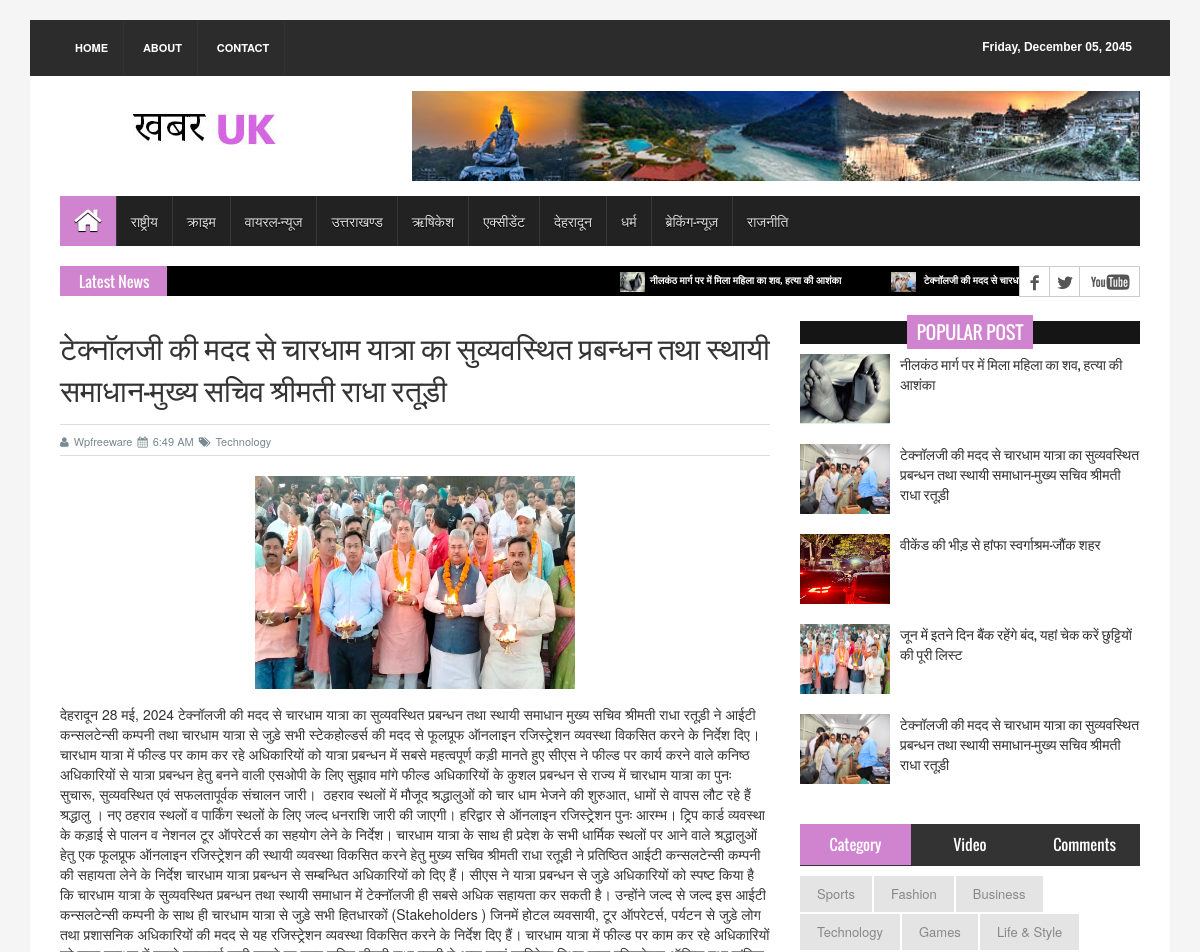
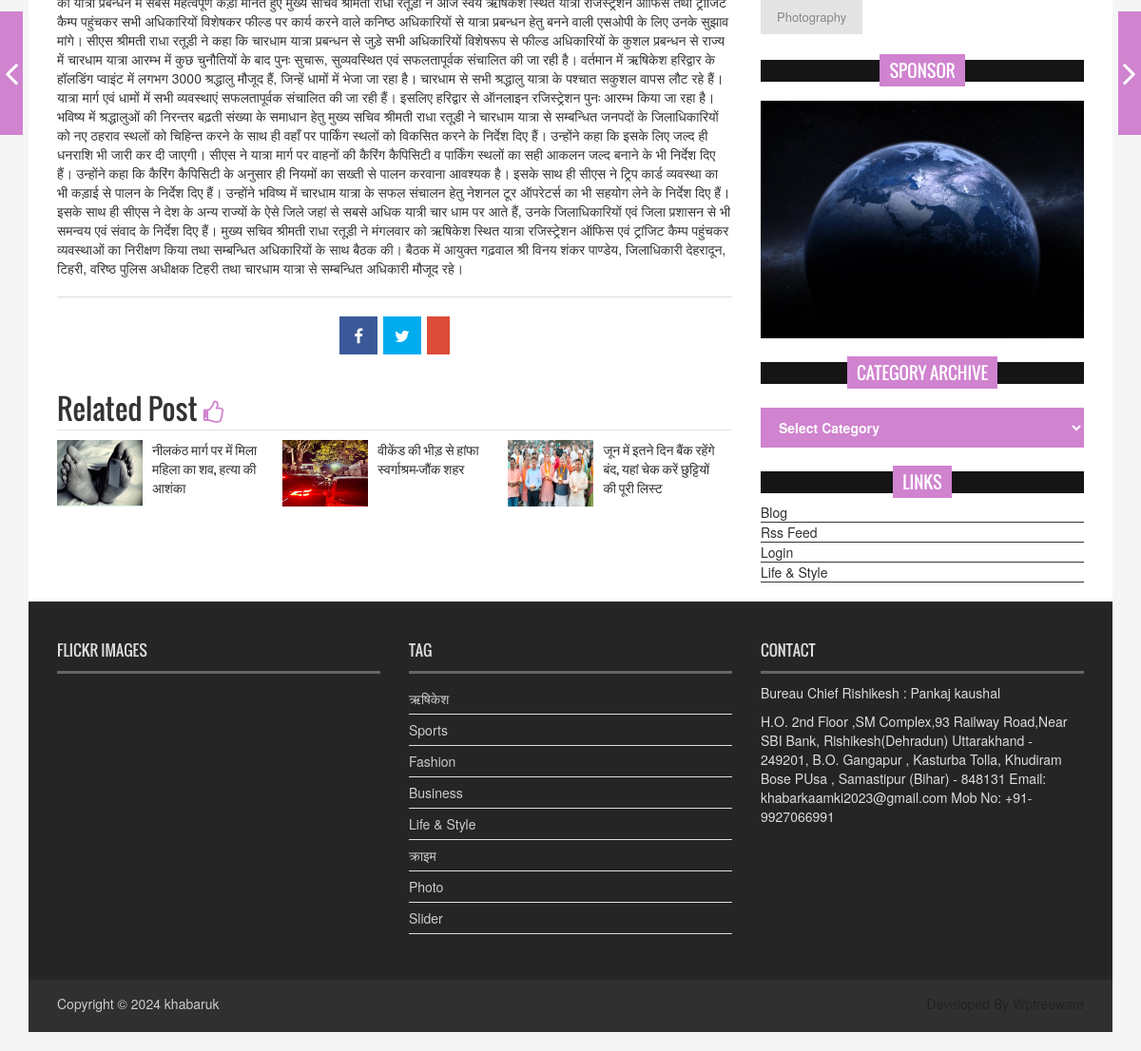
/2, run on the app's committed database (2 pictures, top to bottom).
### tables this page shows
CREATE TABLE `tbl_menu` (
  `id` int(11) NOT NULL,
  `title` varchar(50) NOT NULL,
  `url` varchar(50) NOT NULL,
  `is_submenu` enum('0','1') NOT NULL,
  `is_active` enum('1','0') NOT NULL
);

CREATE TABLE `tbl_news` (
  `id` int(11) NOT NULL,
  `title` varchar(200) NOT NULL,
  `description` text NOT NULL,
  `date` date DEFAULT NULL,
  `small_image_url` varchar(50) NOT NULL,
  `large_image_url` varchar(50) NOT NULL,
  `category` enum('1','2','3','4','5','6','7','8','9','10') NOT NULL,
  `is_active` enum('0','1') NOT NULL,
  `is_delete` enum('0','1') NOT NULL
);

### include/connection.php (called while the page is built, shortened)
<?php
class connect
{
	function runQuery($sql){
		$servername = "localhost";
		$username = "root";
		$password = "";
		$dbname = "khabar_uk";
		$conn = mysqli_connect($servername, $username, $password, $dbname);
		return mysqli_query($conn, $sql);
	}
}
?>

### include/common.php (called while the page is built, shortened)
<?php
require_once 'classes.php';
$admin = new admin();
?>

### include/classes.php (the view, shortened to what this page needs)
<?php require_once 'connection.php';
class admin
{
	function getMenus()
	{
		$sql = "CALL getMenus()";
		$ret = $this->query($sql);
		if(isset($_GET['tabId'])){
			$tabClickId = $_GET['tabId'];
		}else{
			$tabClickId = 0;
		}
		while($row = $this->fetcharray($ret)) {
			echo $tabClickId && $tabClickId == $row['id'] ? '<li class="active">' : '<li>';
			echo '<a href="' . $row['id'] . '">' . $row['title'] . '</a>';
			echo '</li>';
		}
	}
	function getPostDetails()
	{
		$sql = "CALL getPostDetails(" . $_GET['postId'] .")";
		$ret = $this->query($sql);
		while($row = $this->fetcharray($ret)) {
			echo '<h1>' . $row['title'] . '</h1>';
			echo '<div class="post_commentbox">';
			echo '<a href="#"><i class="fa fa-user"></i>Wpfreeware</a>';
			echo '<span>';
			echo '<i class="fa fa-calendar"></i>6:49 AM';
			echo '</span>';
			echo '<a href="#">';
			echo '<i class="fa fa-tags"></i>Technology';
			echo '</a>';
			echo '</div>';
			echo '<div class="single_page_content">';
			echo '<img class="img-center" src="assets/images/' . $row['small_image_url'] . '" alt="">';
			echo $row['description'];
			echo '</div>';
		}
	}
	function getPostMediaShare()
	{
		$sql = "CALL getPostDetails(" . $_GET['postId'] .")";
		$ret = $this->query($sql);
		while($row = $this->fetcharray($ret)) {
			echo '<li><a target="_blank" href="#"><i class="fa fa-facebook"></i></a></li>';
			echo '<li><a target="_blank" href="#"><i class="fa fa-twitter"></i></a></li>';
			echo '<li><a target="_blank" href="https://api.whatsapp.com/send?text=' .  $row['title'] . '"><i class="fa fa-whatsapp"></i></a></li>';
		}
	}
	function getLatestNews()
	{
		$latestNewsCatagory = 2;
		$sql = "CALL getLatestNews(" . $latestNewsCatagory . ")";
		$ret = $this->query($sql);
		while($row = $this->fetcharray($ret)) {
		echo '<li>';
			echo '<a href="">';
				echo '<img src="assets/images/' . $row['large_image_url'] . '" alt="">';
				echo $row['title'];
				echo '</a>';
			echo '</li>';
		}
	}
	function getLatestPost($latestNewsCatagory)
	{
		$sql = "CALL getLatestNews(" . $latestNewsCatagory . ")";
		$ret = $this->query($sql);
		while($row = $this->fetcharray($ret)) {
			echo '<li>';
			echo '<div class="media">';
			echo '<a href="' . $row['id'] . '" class="media-left">';
			echo '<img src="assets/images/' . $row['large_image_url'] . '" alt="">';
			echo '</a>';
			echo '<div class="media-body">';
			echo '<a href="' . $row['id'] . '" class="catg_title">';
			echo $row['title'];
			echo '</a>';
			echo '</div>';
			echo '</div>';
			echo '</li>';
		}
	}
	function getRelatedPost($newsId)
	{
		$sql = "CALL getRelatedPost(" . $newsId . ")";
		return $this->query($sql);
	}
    function fetcharray($sql)
    {
    	return mysqli_fetch_array($sql);
    }
    function query($sql)
    {
		$connect = new connect();
		return $connect->runQuery($sql);
    }
}
?>

### pages/details-post.php (shortened to what this page needs)
<!DOCTYPE html>
<html>
<?php
    require_once '../include/common.php';
    require_once './header.php';
?>
<body>
    <div class="container">
        <header id="header">
            <div class="row">
                <div class="col-lg-12 col-md-12 col-sm-12">
                    <div class="header_top">
                        <div class="header_top_left">
                            <ul class="top_nav">
                                <li><a href="home">Home</a></li>
                                <li><a href="#">About</a></li>
                                <li><a href="contact.html">Contact</a></li>
                            </ul>
                        </div>
                        <div class="header_top_right">
                            <p id="pcurrentDate">Friday, December 05, 2045</p>
                        </div>
                    </div>
                </div>
                <div class="col-lg-12 col-md-12 col-sm-12">
                    <div class="header_bottom">
                        <div class="logo_area"><a href="home" class="logo"><img src="<?=URL?>/assets/images/logo.jpg"
                                    alt=""></a>
                        </div>
                        <div class="add_banner"><a href="#"><img src="<?=URL?>/assets/images/addbanner_728x90_V1.jpg"
                                    alt=""></a>
                        </div>
                    </div>
                </div>
            </div>
        </header>
        <?php include 'menu.php'; ?>
        <?php include 'latest-news.php'; ?>
        <section id="contentSection">
            <div class="row">
                <div class="col-lg-8 col-md-8 col-sm-8">
                    <div class="left_content">
                        <div class="single_page">
                            <?php $admin->getPostDetails(); ?>
                            <div class="social_link">
                                <ul class="sociallink_nav">
                                    <?php $admin->getPostMediaShare(); ?>
                                </ul>
                            </div>
                            <div class="related_post">
                                <h2>Related Post <i class="fa fa-thumbs-o-up"></i></h2>
                                <ul class="spost_nav wow fadeInDown animated">
                                    <?php
                                    $relatedPostTitleResult = $admin->getRelatedPost($_GET['postId']);
                                    while($row = $admin->fetcharray($relatedPostTitleResult)) {
                                        $rowId = $row['id'];
                                        $imageURL = $row['large_image_url'];
                                        $newsTitle = $row['title'];
                                    ?>
                                    <li>
                                        <div class="media">
                                            <a href="<?php echo $rowId ?>" class="media-left">
                                                <img src="<?=URL?>/assets/images/<?php echo $imageURL ?>" alt="">
                                            </a>
                                            <div class="media-body">
                                                <a href="<?php echo $row['id'] ?>" class="catg_title">
                                                    <?php echo $newsTitle ?>
                                                </a>
                                            </div>
                                        </div>
                                    </li>
                                    <?php
                                    }
                                ?>
                                </ul>
                            </div>
                        </div>
                    </div>
                </div>
                <nav class="nav-slit"> <a class="prev" href="#"> <span class="icon-wrap"><i
                                class="fa fa-angle-left"></i></span>
                    </a> <a class="next" href="#"> <span class="icon-wrap"><i class="fa fa-angle-right"></i></span>
                    </a> </nav>
                <div class="col-lg-4 col-md-4 col-sm-4">
                    <aside class="right_content">
                        <?php include 'popular-post.php' ?>
                        <div class="single_sidebar">
                            <ul class="nav nav-tabs" role="tablist">
                                <li role="presentation" class="active"><a href="#category" aria-controls="home"
                                        role="tab" data-toggle="tab">Category</a></li>
                                <li role="presentation"><a href="#video" aria-controls="profile" role="tab"
                                        data-toggle="tab">Video</a></li>
                                <li role="presentation"><a href="#comments" aria-controls="messages" role="tab"
                                        data-toggle="tab">Comments</a></li>
                            </ul>
                            <div class="tab-content">
                                <div role="tabpanel" class="tab-pane active" id="category">
                                    <ul>
                                        <li class="cat-item"><a href="#">Sports</a></li>
                                        <li class="cat-item"><a href="#">Fashion</a></li>
                                        <li class="cat-item"><a href="#">Business</a></li>
                                        <li class="cat-item"><a href="#">Technology</a></li>
                                        <li class="cat-item"><a href="#">Games</a></li>
                                        <li class="cat-item"><a href="#">Life &amp; Style</a></li>
                                        <li class="cat-item"><a href="#">Photography</a></li>
                                    </ul>
                                </div>
                            </div>
                        </div>
                        <div class="single_sidebar wow fadeInDown">
                            <h2><span>Sponsor</span></h2>
                            <a class="sideAdd" href="#"><img src="<?=URL?>/assets/images/add_img.jpg" alt=""></a>
                        </div>
                        <div class="single_sidebar wow fadeInDown">
                            <h2><span>Category Archive</span></h2>
                            <select class="catgArchive">
                                <option>Select Category</option>
                            </select>
                        </div>
                        <div class="single_sidebar wow fadeInDown">
                            <h2><span>Links</span></h2>
                            <ul>
                                <li><a href="#">Blog</a></li>
                                <li><a href="#">Rss Feed</a></li>
                                <li><a href="#">Login</a></li>
                                <li><a href="#">Life &amp; Style</a></li>
                            </ul>
                        </div>
                    </aside>
                </div>
            </div>
        </section>
        <?php include './footer.php' ?>
</body>
</html>

### assets/css/li-scroller.css (style rules this page uses)
ul.newsticker li { float:left; margin:0; padding:0 }
ul.newsticker a { white-space:nowrap; padding:0; color:#fff; margin:0 50px 0 0 }
ul.newsticker a > img { height:20px; margin-right:5px; width:25px }

### assets/css/theme.css (style rules this page uses)
.single_sidebar > h2 span { background:none repeat scroll 0 0 #d083cf }
.nav-tabs > li.active > a, .nav-tabs > li.active > a:hover, .nav-tabs > li.active > a:focus { background-color:#d083cf }
.nav-slit .icon-wrap { background-color:#d083cf }
.catgArchive { background-color:#d083cf }
.related_post > h2 i { color:#d083cf }

### data on the page
tbl_menu: title "राष्ट्रीय"
tbl_menu: title "क्राइम"
tbl_menu: title "वायरल-न्यूज"
tbl_menu: title "उत्तराखण्ड"
tbl_menu: title "ऋषिकेश"
tbl_menu: title "एक्सीडेंट"
tbl_menu: title "देहरादून"
tbl_menu: title "धर्म"
tbl_menu: title "ब्रेकिंग-न्यूज़"
tbl_menu: title "राजनीति"
tbl_news: large_image_url (picture), title "नीलकंठ मार्ग पर में मिला महिला का शव, हत्या की आशंका"
tbl_news: large_image_url (picture), title "टेक्नॉलजी की मदद से चारधाम…", title "टेक्नॉलजी की मदद से चारधाम यात्रा का सुव्यवस्थित प्रबन्धन तथा स्थायी समाधान-मुख्य सचिव श्रीमती राधा रतूड़ी", small_image_url (picture), description "देहरादून 28 मई, 2024 टेक्नॉलजी की मदद से चारधाम यात्रा का सुव्यवस्थित प्रबन्धन तथा स्थायी समाधान मुख्य सचिव श्रीमती राधा रतूड़ी ने आईटी कन्सलटेन्सी कम्पनी तथा चारधाम यात्रा से जुड़े सभी स्टेकहोल्डर्स की मदद से फूलप्रूफ ऑनलाइन रजिस्ट्रेशन व्यवस्था विकसित करने के निर्देश दिए। चारधाम यात्रा में फील्ड पर काम कर रहे अधिकारियों को यात्रा प्रबन्धन में सबसे महत्वपूर्ण कड़ी मानते हुए सीएस ने फील्ड पर कार्य करने वाले कनिष्ठ अधिकारियों से यात्रा प्रबन्धन हेतु बनने वाली एसओपी के लिए सुझाव मांगे फील्ड अधिकारियों के कुशल प्रबन्धन से राज्य में चारधाम यात्रा का पुनः सुचारू, सुव्यवस्थित एवं सफलतापूर्वक संचालन जारी। ‌‌ ठहराव स्थलों में मौजूद श्रद्धालुओं को चार धाम भेजने की शुरुआत, धामों से वापस लौट रहे हैं…"
tbl_news: large_image_url (picture), title "वीकेंड की भीड़ से हांफा स्वर्गाश्रम-जौंक शहर"
tbl_news: large_image_url (picture), title "जून में इतने दिन बैंक रहेंगे बंद, यहां चेक करें छुट्टियों की पूरी लिस्ट"
tbl_news: large_image_url (picture), title "टेक्नॉलजी की मदद से चारधाम यात्रा का सुव्यवस्थित प्रबन्धन तथा स्थायी समाधान-मुख्य सचिव श्रीमती राधा रतूड़ी"
